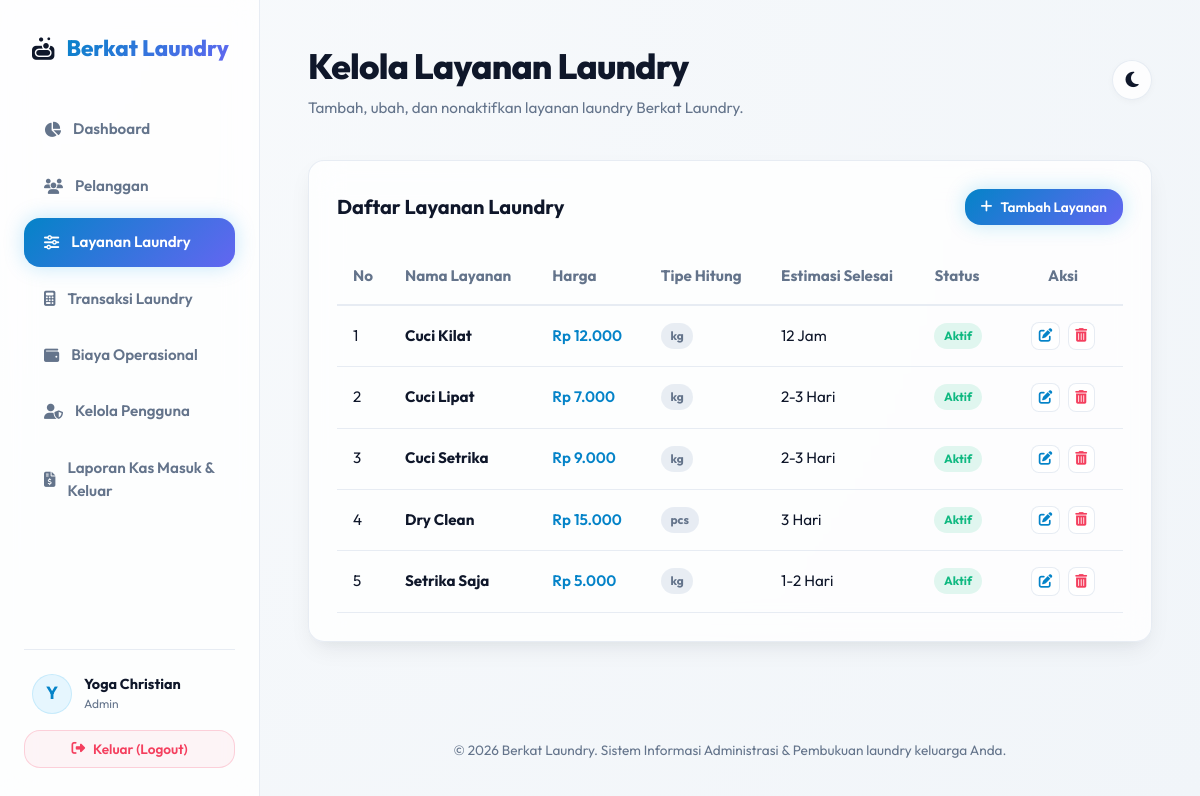
Page /layanan.php (signed in) on the committed database.
### tables this page shows
CREATE TABLE IF NOT EXISTS `layanan` (
    `id` INT AUTO_INCREMENT PRIMARY KEY,
    `nama_layanan` VARCHAR(100) NOT NULL,
    `harga` INT NOT NULL,
    `tipe_hitung` VARCHAR(20) NOT NULL,  
    `estimasi` VARCHAR(50) NOT NULL,  
    `status` ENUM('aktif', 'nonaktif') DEFAULT 'aktif'
);

### layanan.php (the view, shortened to what this page needs)
<?php
require_once 'config/database.php';
require_once 'includes/header.php';
$action = $_GET['action'] ?? 'view';
$id = $_GET['id'] ?? null;
$layanan_data = null;
$stmt = $pdo->query("SELECT * FROM layanan ORDER BY status ASC, nama_layanan ASC");
$services = $stmt->fetchAll();
?>
<?php if ($action === 'tambah' || $action === 'edit'): ?>
    <div class="glass-panel" style="max-width: 600px; padding: 2.5rem; margin: 0 auto;">
        <h2 style="font-size: 1.5rem; font-weight: 700; margin-bottom: 1.5rem;">
            <?php echo $action === 'tambah' ? '<i class="fa-solid fa-cart-plus" style="color:var(--primary);"></i> Tambah Layanan Baru' : '<i class="fa-solid fa-pen-to-square" style="color:var(--primary);"></i> Edit Data Layanan'; ?>
        </h2>
        <form action="layanan.php?action=<?php echo $action; ?><?php echo $id ? '&id='.$id : ''; ?>" method="POST">
            <div class="form-group">
                <label for="nama_layanan">Nama Layanan</label>
                <input type="text" id="nama_layanan" name="nama_layanan" class="form-control" placeholder="Contoh: Cuci Setrika, Dry Clean Bedcover..." required
                       value="<?php echo htmlspecialchars($layanan_data['nama_layanan'] ?? ''); ?>">
            </div>
            <div class="layanan-split-grid">
                <div class="form-group">
                    <label for="harga">Harga (Rupiah)</label>
                    <input type="number" id="harga" name="harga" class="form-control" placeholder="Contoh: 7000" min="1" required
                           value="<?php echo htmlspecialchars($layanan_data['harga'] ?? ''); ?>">
                </div>
                <div class="form-group">
                    <label for="tipe_hitung">Tipe Hitungan</label>
                    <select id="tipe_hitung" name="tipe_hitung" class="form-control" required>
                        <option value="kg" <?php echo isset($layanan_data['tipe_hitung']) && $layanan_data['tipe_hitung'] === 'kg' ? 'selected' : ''; ?>>Per kg</option>
                        <option value="pcs" <?php echo isset($layanan_data['tipe_hitung']) && $layanan_data['tipe_hitung'] === 'pcs' ? 'selected' : ''; ?>>Per pcs (Satuan)</option>
                        <option value="meter" <?php echo isset($layanan_data['tipe_hitung']) && $layanan_data['tipe_hitung'] === 'meter' ? 'selected' : ''; ?>>Per meter</option>
                    </select>
                </div>
            </div>
            <div class="layanan-form-grid">
                <div class="form-group">
                    <label for="estimasi">Estimasi Waktu Selesai</label>
                    <input type="text" id="estimasi" name="estimasi" class="form-control" placeholder="Contoh: 2 Hari, 12 Jam..." required
                           value="<?php echo htmlspecialchars($layanan_data['estimasi'] ?? ''); ?>">
                </div>
                <div class="form-group">
                    <label for="status">Status Layanan</label>
                    <select id="status" name="status" class="form-control" required>
                        <option value="aktif" <?php echo isset($layanan_data['status']) && $layanan_data['status'] === 'aktif' ? 'selected' : ''; ?>>Aktif</option>
                        <option value="nonaktif" <?php echo isset($layanan_data['status']) && $layanan_data['status'] === 'nonaktif' ? 'selected' : ''; ?>>Nonaktif</option>
                    </select>
                </div>
            </div>
            <div style="display: flex; gap: 1rem; margin-top: 1.5rem;">
                <a href="layanan.php" class="btn btn-secondary" style="flex: 1; justify-content: center;">Batal</a>
                <button type="submit" class="btn btn-primary" style="flex: 1; justify-content: center;">
                    <i class="fa-solid fa-floppy-disk"></i> Simpan
                </button>
            </div>
        </form>
    </div>
<?php else: ?>
    <div class="glass-panel table-card">
        <div class="table-header">
            <h3>Daftar Layanan Laundry</h3>
            <a href="layanan.php?action=tambah" class="btn btn-primary" style="padding: 0.5rem 1rem; font-size: 0.85rem;">
                <i class="fa-solid fa-plus"></i> Tambah Layanan
            </a>
        </div>
        <div style="overflow-x: auto;">
            <table>
                <thead>
                    <tr>
                        <th style="width: 50px;">No</th>
                        <th>Nama Layanan</th>
                        <th>Harga</th>
                        <th>Tipe Hitung</th>
                        <th>Estimasi Selesai</th>
                        <th>Status</th>
                        <th style="width: 120px; text-align: center;">Aksi</th>
                    </tr>
                </thead>
                <tbody>
                    <?php if (count($services) === 0): ?>
                        <tr>
                            <td colspan="7" style="text-align: center; color: var(--text-muted); padding: 2rem;">Belum ada layanan laundry.</td>
                        </tr>
                    <?php else: ?>
                        <?php $no = 1; foreach ($services as $row): ?>
                            <tr>
                                <td><?php echo $no++; ?></td>
                                <td><strong><?php echo htmlspecialchars($row['nama_layanan']); ?></strong></td>
                                <td style="font-weight: 600; color: var(--primary);">Rp <?php echo number_format($row['harga'], 0, ',', '.'); ?></td>
                                <td><span class="badge badge-secondary"><?php echo htmlspecialchars($row['tipe_hitung']); ?></span></td>
                                <td><?php echo htmlspecialchars($row['estimasi']); ?></td>
                                <td>
                                    <?php if ($row['status'] === 'aktif'): ?>
                                        <span class="badge badge-success">Aktif</span>
                                    <?php else: ?>
                                        <span class="badge badge-danger">Nonaktif</span>
                                    <?php endif; ?>
                                </td>
                                <td style="text-align: center;">
                                    <div style="display: flex; gap: 0.5rem; justify-content: center;">
                                        <a href="layanan.php?action=edit&id=<?php echo $row['id']; ?>" class="btn btn-secondary"
                                           style="padding: 0.4rem; font-size: 0.85rem; border-radius: var(--radius-sm);" title="Edit">
                                            <i class="fa-solid fa-pen-to-square" style="color: var(--primary);"></i>
                                        </a>
                                        <a href="layanan.php?action=hapus&id=<?php echo $row['id']; ?>" class="btn btn-secondary"
                                           style="padding: 0.4rem; font-size: 0.85rem; border-radius: var(--radius-sm);" title="Hapus / Nonaktifkan"
                                           onclick="return confirm('Apakah Anda yakin ingin menghapus/menonaktifkan layanan ini? Jika layanan memiliki riwayat transaksi, ia akan dinonaktifkan secara aman.');">
                                            <i class="fa-solid fa-trash-can" style="color: var(--accent);"></i>
                                        </a>
                                    </div>
                                </td>
                            </tr>
                        <?php endforeach; ?>
                    <?php endif; ?>
                </tbody>
            </table>
        </div>
    </div>
<?php endif; ?>
<?php
require_once 'includes/footer.php';
?>

### assets/css/style.css (style rules this page uses)
:root { --primary-hue: 201; --primary-sat: 96%; --primary-light: 40%; --primary: hsl(var(--primary-hue), var(--primary-sat), var(--primary-light)); --primary-hover: hsl(var(--primary-hue), var(--primary-sat), calc(var(--primary-light) - 8%)); --primary-soft: hsl(var(--primary-hue), var(--primary-sat), 95%); --secondary: #6366f1; --secondary-hover: #4f46e5; --accent: #f43f5e; --success: #10b981; --warning: #f59e0b; --info: #0ea5e9; --bg-app: radial-gradient(circle at top left, #f8fafc, #f1f5f9); --bg-card: rgba(255, 255, 255, 0.8); --bg-card-hover: rgba(255, 255, 255, 0.95); --border-color: rgba(226, 232, 240, 0.8); --text-main: #0f172a; --text-muted: #64748b; --text-inverse: #ffffff; --shadow-sm: 0 2px 8px -2px rgba(15, 23, 42, 0.05); --shadow-md: 0 10px 25px -5px rgba(15, 23, 42, 0.08), 0 8px 16px -6px rgba(15, 23, 42, 0.04); --shadow-lg: 0 20px 40px -15px rgba(15, 23, 42, 0.12); --shadow-glow: 0 0 20px 0 rgba(14, 165, 233, 0.25); --radius-sm: 8px; --radius-md: 16px; --radius-lg: 24px; --radius-full: 9999px; --blur: blur(16px); --transition-fast: 0.2s cubic-bezier(0.4, 0, 0.2, 1); --transition-normal: 0.3s cubic-bezier(0.4, 0, 0.2, 1); }
* { box-sizing: border-box; margin: 0; padding: 0; }
body { font-family: 'Outfit', -apple-system, BlinkMacSystemFont, "Segoe UI", Roboto, sans-serif; background: var(--bg-app); color: var(--text-main); min-height: 100vh; line-height: 1.5; transition: background var(--transition-normal), color var(--transition-normal); overflow-x: hidden; }
.glass-panel { background: var(--bg-card); backdrop-filter: var(--blur); -webkit-backdrop-filter: var(--blur); border: 1px solid var(--border-color); border-radius: var(--radius-md); box-shadow: var(--shadow-md); transition: transform var(--transition-fast), box-shadow var(--transition-fast), background var(--transition-normal), border var(--transition-normal); }
.btn { display: inline-flex; align-items: center; gap: 0.5rem; padding: 0.75rem 1.5rem; font-size: 0.95rem; font-weight: 600; border-radius: var(--radius-md); cursor: pointer; transition: all var(--transition-fast); border: none; text-decoration: none; font-family: inherit; }
.btn-primary { background: linear-gradient(135deg, var(--primary), var(--secondary)); color: #fff; box-shadow: var(--shadow-glow); }
.btn-secondary { background: var(--bg-card); border: 1px solid var(--border-color); color: var(--text-main); }
.table-card { padding: 1.75rem; margin-bottom: 2rem; }
.table-header { display: flex; justify-content: space-between; align-items: center; margin-bottom: 1.5rem; }
.table-header h3 { font-size: 1.25rem; font-weight: 700; }
table { width: 100%; border-collapse: collapse; text-align: left; }
th, td { padding: 1rem; border-bottom: 1px solid var(--border-color); font-size: 0.95rem; }
th { font-weight: 700; color: var(--text-muted); background: rgba(var(--primary-hue), var(--primary-sat), 97%); border-bottom: 2px solid var(--border-color); }
.badge { display: inline-flex; align-items: center; padding: 0.25rem 0.6rem; font-size: 0.75rem; font-weight: 700; border-radius: var(--radius-full); }
.badge-secondary { background: var(--border-color); color: var(--text-muted); }
.badge-success { background: rgba(16, 185, 129, 0.12); color: var(--success); }

### rows in the picture
layanan: nama_layanan "Cuci Kilat", harga "12.000", tipe_hitung "kg", estimasi "12 Jam", status "Aktif"
layanan: nama_layanan "Cuci Lipat", harga "7.000", tipe_hitung "kg", estimasi "2-3 Hari", status "Aktif"
layanan: nama_layanan "Cuci Setrika", harga "9.000", tipe_hitung "kg", estimasi "2-3 Hari", status "Aktif"
layanan: nama_layanan "Dry Clean", harga "15.000", tipe_hitung "pcs", estimasi "3 Hari", status "Aktif"
layanan: nama_layanan "Setrika Saja", harga "5.000", tipe_hitung "kg", estimasi "1-2 Hari", status "Aktif"

### other values in the picture
substr($user_name, 0, 1) "Y"
$user_name "Yoga Christian"
$user_role "Admin"
$page_title "Kelola Layanan Laundry"
$page_subtitle "Tambah, ubah, dan nonaktifkan layanan laundry Berkat Laundry."
